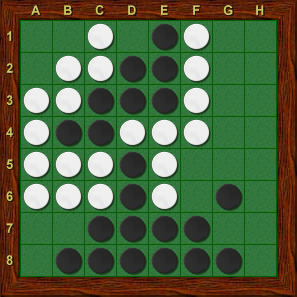
#> input picture 视觉任务/第六周视觉任务/checkerboard .png, 297 x 297 px, found by its file name
$ python week6.py
#> lines starting #> are read from the running program, lines starting #| are printed output that depends on the picture
import cv2
import numpy as np
from matplotlib import pyplot as plt

img_rgb = cv2.imread('d:/python/works/pictures/checkerboard .png')
#> img_rgb is the input picture: shape (297, 297, 3); mean B, G, R 61.9, 99.5, 78
img_gray = cv2.cvtColor(img_rgb, cv2.COLOR_BGR2GRAY)
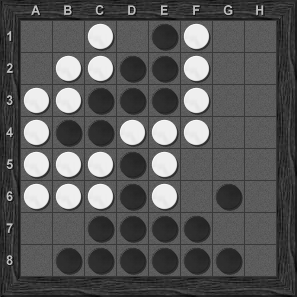
#> img_gray: shape (297, 297); min 7, max 251, mean 88.8
m, m1 = 0, 0

# 白子操作
template = cv2.imread('white.png', 0)
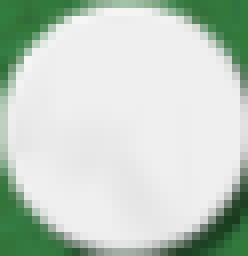
#> input picture 视觉任务/第六周视觉任务/第六周电信213_李宁洋/white.png, 31 x 32 px (shown 8 times larger)
#> template: shape (32, 31); min 50, max 246, mean 203.9
w, h = template.shape[:]  # 读取模板像素
#> w = 32; h = 31
res = cv2.matchTemplate(img_gray, template, cv2.TM_CCOEFF_NORMED)  # 模板匹配
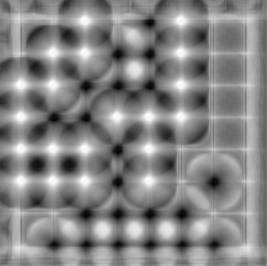
#> res: shape (266, 267) float32; min -0.654, max 0.622, mean 0.00838; drawn with min black and max white
threshold = 0.6
loc = np.where(res >= threshold)
#> loc = 114 positions, rows 18 to 181, columns 18 to 180

# 黑子操作
template1 = cv2.imread('black.png', 0)
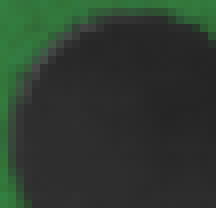
#> input picture 视觉任务/第六周视觉任务/第六周电信213_李宁洋/black.png, 27 x 26 px (shown 8 times larger)
#> template1: shape (26, 27); min 37, max 103, mean 53.8
w1, h1 = template1.shape[:]
#> w1 = 26; h1 = 27
res1 = cv2.matchTemplate(img_gray, template1, cv2.TM_CCOEFF_NORMED)
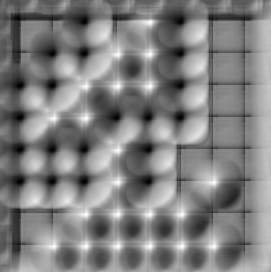
#> res1: shape (272, 271) float32; min -0.815, max 0.855, mean 0.025; drawn with min black and max white
threshold = 0.75
loc1 = np.where(res1 >= threshold)
#> loc1 = 189 positions, rows 21 to 247, columns 52 to 215

# 寻找最远距离的同色棋子
for pt1 in zip(*loc[::-1]):
    for pt2 in zip(*loc[::-1]):
        float(m)
        a = ((pt1[0] - pt2[0]) ** 2 + (pt1[1] - pt2[1]) ** 2) ** 1 / 2  # 计算各与模板匹配的对象之间的距离
        if a > m:  # 寻找最大值
            m = a
            pt1m = (pt1[0] + int(w / 2), pt1[1] + int(h / 2))
            pt2m = (pt2[0] + int(w / 2), pt2[1] + int(h / 2))
#> this loop made 114 passes
#> pt1 on passes 1 to 12: (83, 18), (84, 18), (179, 18), (180, 18), (82, 19), (83, 19), (84, 19), (178, 19), (179, 19), (180, 19), (82, 20), (178, 20)
#> after the loop, m = 26406.5; pt1m = (196, 33); pt2m = (34, 196)

for pt3 in zip(*loc1[::-1]):
    for pt4 in zip(*loc1[::-1]):
        float(m1)
        a = ((pt3[0] - pt4[0]) ** 2 + (pt3[1] - pt4[1]) ** 2) ** 1 / 2
        if a > m1:
            m1 = a
            pt3m = (pt3[0] + int(w / 2), pt3[1] + int(h / 2))
            pt4m = (pt4[0] + int(w / 2), pt4[1] + int(h / 2))
#> this loop made 189 passes
#> pt3 on passes 1 to 3: (149, 21), (150, 21), (151, 21)
#> after the loop, m1 = 30340; pt3m = (167, 36); pt4m = (69, 262)

cv2.line(img_rgb, pt1m, pt2m, (0, 0, 255), 2)  # 连线
cv2.line(img_rgb, pt3m, pt4m, (255, 0, 0), 2)

edges = cv2.Canny(img_gray, 50, 150, 3)  # 对图像进行边缘检测
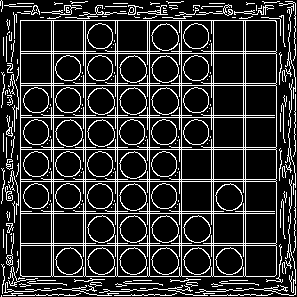
#> edges: shape (297, 297); 17.7% white in thin lines or dots
# cv2.imshow("edges", edges)
lines = cv2.HoughLines(edges, 1, np.pi / 180, 200)  # 霍夫变换检测直线
#> lines = 26 rows, first 8: [20, 0], [85, 0], [181, 0], [117, 0], [213, 0], [20, 1.57], [85, 1.57], [117, 1.57]
for line in lines:  # 找出直线位置并画线
    rho, theta = line[0]
    a = np.cos(theta)
    b = np.sin(theta)
    x0 = a * rho
    y0 = b * rho
    x1 = int(x0 + 1000 * (-b))
    y1 = int(y0 + 1000 * a)
    x2 = int(x0 - 1000 * (-b))
    y2 = int(y0 - 1000 * a)
    cv2.line(img_rgb, (x1, y1), (x2, y2), (0, 255, 255), 2)
#> this loop made 26 passes
#> (rho, theta, a, b, x0, y0, x1, y1) on passes 1 to 12: (20, 0, 1, 0, 20, 0, 20, 1000), (85, 0, 1, 0, 85, 0, 85, 1000), (181, 0, 1, 0, 181, 0, 181, 1000), (117, 0, 1, 0, 117, 0, 117, 1000), (213, 0, 1, 0, 213, 0, 213, 1000), (20, 1.57, -4.37e-08, 1, -8.74e-07, 20, -1000, 19), (85, 1.57, -4.37e-08, 1, -3.72e-06, 85, -1000, 84), (117, 1.57, -4.37e-08, 1, -5.11e-06, 117, -1000, 116), (181, 1.57, -4.37e-08, 1, -7.91e-06, 181, -1000, 180), (213, 1.57, -4.37e-08, 1, -9.31e-06, 213, -1000, 212), (53, 0, 1, 0, 53, 0, 53, 1000), (149, 0, 1, 0, 149, 0, 149, 1000)
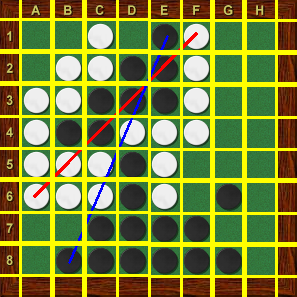
#> img_rgb: shape (297, 297, 3); mean B, G, R 54, 133.2, 124.9

cv2.imshow('image', img_rgb)
cv2.waitKey(0)
